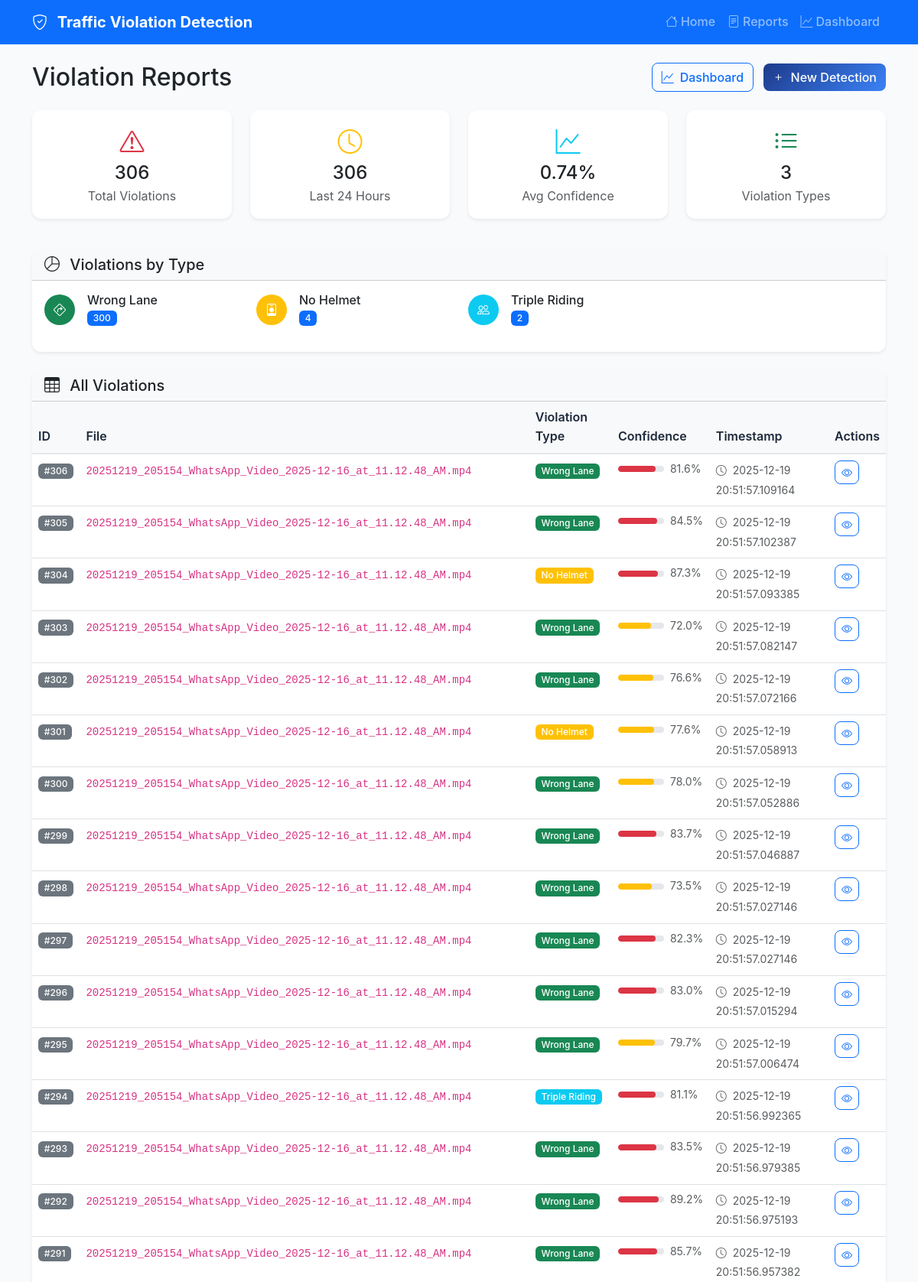
Page /reports (upper part) on the committed database.
### tables this page shows
CREATE TABLE violations (
            id INTEGER PRIMARY KEY AUTOINCREMENT,
            filename TEXT NOT NULL,
            violation_type TEXT NOT NULL,
            confidence REAL NOT NULL,
            timestamp DATETIME NOT NULL,
            result_image TEXT,
            created_at DATETIME DEFAULT CURRENT_TIMESTAMP
        );

### main.py (the view)
@app.route('/reports')
def reports():
    violations = get_violations()
    stats = get_violation_stats()
    return render_template('reports.html', violations=violations, stats=stats)

### database.py (called while the page is built)
def get_db_connection():
    conn = sqlite3.connect(DATABASE_PATH)
    conn.row_factory = sqlite3.Row
    return conn

def get_violations(filename: Optional[str] = None, limit: int = 100) -> List[Dict]:
    conn = get_db_connection()
    cursor = conn.cursor()
    if filename:
        cursor.execute('''
            SELECT * FROM violations
            WHERE filename = ?
            ORDER BY timestamp DESC
            LIMIT ?
        ''', (filename, limit))
    else:
        cursor.execute('''
            SELECT * FROM violations
            ORDER BY timestamp DESC
            LIMIT ?
        ''', (limit,))
    violations = []
    for row in cursor.fetchall():
        violations.append({
            'id': row['id'],
            'filename': row['filename'],
            'violation_type': row['violation_type'],
            'confidence': row['confidence'],
            'timestamp': row['timestamp'],
            'result_image': row['result_image']
        })
    conn.close()
    return violations

### templates/reports.html (shortened to what this page needs)
{% extends "base.html" %}
{% block content %}
<div class="container">
    <div class="row mb-4">
        <div class="col-12">
            <div class="d-flex justify-content-between align-items-center">
                <h2 class="mb-0">Violation Reports</h2>
                <div>
                    <a href="{{ url_for('dashboard') }}" class="btn btn-outline-primary me-2">
                        <i class="bi bi-graph-up me-2"></i>Dashboard
                    </a>
                    <a href="{{ url_for('home') }}" class="btn btn-primary">
                        <i class="bi bi-plus me-2"></i>New Detection
                    </a>
                </div>
            </div>
        </div>
    </div>
    <div class="row mb-4">
        <div class="col-md-3 mb-3">
            <div class="card border-0 shadow-sm">
                <div class="card-body text-center">
                    <i class="bi bi-exclamation-triangle text-danger fs-2 mb-2"></i>
                    <h4 class="mb-1">{{ stats.total_violations }}</h4>
                    <p class="text-muted mb-0">Total Violations</p>
                </div>
            </div>
        </div>
        <div class="col-md-3 mb-3">
            <div class="card border-0 shadow-sm">
                <div class="card-body text-center">
                    <i class="bi bi-clock text-warning fs-2 mb-2"></i>
                    <h4 class="mb-1">{{ stats.recent_violations }}</h4>
                    <p class="text-muted mb-0">Last 24 Hours</p>
                </div>
            </div>
        </div>
        <div class="col-md-3 mb-3">
            <div class="card border-0 shadow-sm">
                <div class="card-body text-center">
                    <i class="bi bi-graph-up text-info fs-2 mb-2"></i>
                    <h4 class="mb-1">{{ stats.avg_confidence }}%</h4>
                    <p class="text-muted mb-0">Avg Confidence</p>
                </div>
            </div>
        </div>
        <div class="col-md-3 mb-3">
            <div class="card border-0 shadow-sm">
                <div class="card-body text-center">
                    <i class="bi bi-list-ul text-success fs-2 mb-2"></i>
                    <h4 class="mb-1">{{ stats.violations_by_type|length }}</h4>
                    <p class="text-muted mb-0">Violation Types</p>
                </div>
            </div>
        </div>
    </div>
    {% if stats.violations_by_type %}
    <div class="row mb-4">
        <div class="col-12">
            <div class="card border-0 shadow-sm">
                <div class="card-header bg-light">
                    <h5 class="card-title mb-0">
                        <i class="bi bi-pie-chart me-2"></i>
                        Violations by Type
                    </h5>
                </div>
                <div class="card-body">
                    <div class="row">
                        {% for violation_type, count in stats.violations_by_type.items() %}
                        <div class="col-md-6 col-lg-3 mb-3">
                            <div class="d-flex align-items-center">
                                <div class="bg-{{ 'danger' if violation_type == 'red_light_jump' else 'warning' if violation_type == 'no_helmet' else 'info' if violation_type == 'triple_riding' else 'success' }} rounded-circle d-flex align-items-center justify-content-center me-3"
                                     style="width: 40px; height: 40px;">
                                    <i class="bi bi-{{ 'traffic-light' if violation_type == 'red_light_jump' else 'person-badge' if violation_type == 'no_helmet' else 'people' if violation_type == 'triple_riding' else 'sign-turn-right' }} text-white"></i>
                                </div>
                                <div>
                                    <h6 class="mb-0">{{ violation_type.replace('_', ' ').title() }}</h6>
                                    <span class="badge bg-primary">{{ count }}</span>
                                </div>
                            </div>
                        </div>
                        {% endfor %}
                    </div>
                </div>
            </div>
        </div>
    </div>
    {% endif %}
    <div class="row">
        <div class="col-12">
            <div class="card border-0 shadow-sm">
                <div class="card-header bg-light">
                    <h5 class="card-title mb-0">
                        <i class="bi bi-table me-2"></i>
                        All Violations
                    </h5>
                </div>
                <div class="card-body p-0">
                    {% if violations %}
                        <div class="table-responsive">
                            <table class="table table-hover mb-0">
                                <thead class="table-light">
                                    <tr>
                                        <th>ID</th>
                                        <th>File</th>
                                        <th>Violation Type</th>
                                        <th>Confidence</th>
                                        <th>Timestamp</th>
                                        <th>Actions</th>
                                    </tr>
                                </thead>
                                <tbody>
                                    {% for violation in violations %}
                                    <tr>
                                        <td>
                                            <span class="badge bg-secondary">#{{ violation.id }}</span>
                                        </td>
                                        <td>
                                            <code class="small">{{ violation.filename }}</code>
                                        </td>
                                        <td>
                                            <span class="badge bg-{{ 'danger' if violation.violation_type == 'red_light_jump' else 'warning' if violation.violation_type == 'no_helmet' else 'info' if violation.violation_type == 'triple_riding' else 'success' }}">
                                                {{ violation.violation_type.replace('_', ' ').title() }}
                                            </span>
                                        </td>
                                        <td>
                                            <div class="d-flex align-items-center">
                                                <div class="progress me-2" style="width: 60px; height: 8px;">
                                                    <div class="progress-bar bg-{{ 'danger' if violation.confidence > 0.8 else 'warning' if violation.confidence > 0.6 else 'info' }}"
                                                         style="width: {{ violation.confidence * 100 }}%"></div>
                                                </div>
                                                <small class="text-muted">{{ (violation.confidence * 100)|round(1) }}%</small>
                                            </div>
                                        </td>
                                        <td>
                                            <small class="text-muted">
                                                <i class="bi bi-clock me-1"></i>
                                                {{ violation.timestamp }}
                                            </small>
                                        </td>
                                        <td>
                                            {% if violation.result_image %}
                                            <button class="btn btn-sm btn-outline-primary"
                                                    onclick="viewImage('{{ violation.result_image }}')">
                                                <i class="bi bi-eye"></i>
                                            </button>
                                            {% endif %}
                                        </td>
                                    </tr>
                                    {% endfor %}
                                </tbody>
                            </table>
                        </div>
                    {% endif %}
                </div>
            </div>
        </div>
    </div>
</div>
{% endblock %}

### templates/base.html (shortened to what this page needs)
<!DOCTYPE html>
<html lang="en">
<head>
    <link href="https://cdn.jsdelivr.net/npm/bootstrap@5.3.0/dist/css/bootstrap.min.css" rel="stylesheet">
    <link href="https://cdn.jsdelivr.net/npm/bootstrap-icons@1.10.0/font/bootstrap-icons.css" rel="stylesheet">
    <link href="{{ url_for('static', filename='css/style.css') }}" rel="stylesheet">
</head>
<body>
    <nav class="navbar navbar-expand-lg navbar-dark bg-primary">
        <div class="container">
            <a class="navbar-brand fw-bold" href="{{ url_for('home') }}">
                <i class="bi bi-shield-check me-2"></i>
                Traffic Violation Detection
            </a>
            <div class="collapse navbar-collapse" id="navbarNav">
                <ul class="navbar-nav ms-auto">
                    <li class="nav-item">
                        <a class="nav-link" href="{{ url_for('home') }}">
                            <i class="bi bi-house me-1"></i>Home
                        </a>
                    </li>
                    <li class="nav-item">
                        <a class="nav-link" href="{{ url_for('reports') }}">
                            <i class="bi bi-file-text me-1"></i>Reports
                        </a>
                    </li>
                    <li class="nav-item">
                        <a class="nav-link" href="{{ url_for('dashboard') }}">
                            <i class="bi bi-graph-up me-1"></i>Dashboard
                        </a>
                    </li>
                </ul>
            </div>
        </div>
    </nav>
    <main class="container-fluid py-4">
        {% block content %}{% endblock %}
    </main>
</body>
</html>

### static/css/style.css (style rules this page uses)
:root { --primary-color: #1e3a8a; --secondary-color: #3b82f6; --success-color: #10b981; --warning-color: #f59e0b; --danger-color: #ef4444; --info-color: #06b6d4; --light-color: #f8fafc; --dark-color: #1e293b; }
body { font-family: 'Inter', -apple-system, BlinkMacSystemFont, 'Segoe UI', Roboto, sans-serif; background-color: #f8fafc; line-height: 1.6; }
.navbar-brand { font-weight: 700; font-size: 1.25rem; }
.navbar-nav .nav-link { font-weight: 500; transition: color 0.3s ease; }
.card { border-radius: 12px; transition: transform 0.2s ease, box-shadow 0.2s ease; }
.card-header { border-radius: 12px 12px 0 0 !important; font-weight: 600; }
.btn { border-radius: 8px; font-weight: 500; transition: all 0.3s ease; }
.btn-primary { background: linear-gradient(135deg, var(--primary-color), var(--secondary-color)); border: none; }
.progress { border-radius: 6px; background-color: #e5e7eb; }
.progress-bar { border-radius: 6px; }
.badge { font-weight: 500; border-radius: 6px; }
.table { border-radius: 8px; overflow: hidden; }
.table thead th { border-bottom: 2px solid #e5e7eb; font-weight: 600; color: var(--dark-color); }
.table tbody tr { transition: background-color 0.2s ease; }
.fade-in { animation: fadeIn 0.5s ease-in; }

### rows in the picture
violations: id "306", filename "20251219_205154_WhatsApp_Video_2025-12-16_at_11.12.48_AM.mp4", violation_type.replace "Wrong Lane", (violation.confidence*100)|round(1) "81.6", timestamp "2025-12-19 20:51:57.109164"
violations: id "305", filename "20251219_205154_WhatsApp_Video_2025-12-16_at_11.12.48_AM.mp4", violation_type.replace "Wrong Lane", (violation.confidence*100)|round(1) "84.5", timestamp "2025-12-19 20:51:57.102387"
violations: id "304", filename "20251219_205154_WhatsApp_Video_2025-12-16_at_11.12.48_AM.mp4", violation_type.replace "No Helmet", (violation.confidence*100)|round(1) "87.3", timestamp "2025-12-19 20:51:57.093385"
violations: id "303", filename "20251219_205154_WhatsApp_Video_2025-12-16_at_11.12.48_AM.mp4", violation_type.replace "Wrong Lane", (violation.confidence*100)|round(1) "72.0", timestamp "2025-12-19 20:51:57.082147"
violations: id "302", filename "20251219_205154_WhatsApp_Video_2025-12-16_at_11.12.48_AM.mp4", violation_type.replace "Wrong Lane", (violation.confidence*100)|round(1) "76.6", timestamp "2025-12-19 20:51:57.072166"
violations: id "301", filename "20251219_205154_WhatsApp_Video_2025-12-16_at_11.12.48_AM.mp4", violation_type.replace "No Helmet", (violation.confidence*100)|round(1) "77.6", timestamp "2025-12-19 20:51:57.058913"
violations: id "300", filename "20251219_205154_WhatsApp_Video_2025-12-16_at_11.12.48_AM.mp4", violation_type.replace "Wrong Lane", (violation.confidence*100)|round(1) "78.0", timestamp "2025-12-19 20:51:57.052886"
violations: id "299", filename "20251219_205154_WhatsApp_Video_2025-12-16_at_11.12.48_AM.mp4", violation_type.replace "Wrong Lane", (violation.confidence*100)|round(1) "83.7", timestamp "2025-12-19 20:51:57.046887"
violations: id "298", filename "20251219_205154_WhatsApp_Video_2025-12-16_at_11.12.48_AM.mp4", violation_type.replace "Wrong Lane", (violation.confidence*100)|round(1) "73.5", timestamp "2025-12-19 20:51:57.027146"
violations: id "297", filename "20251219_205154_WhatsApp_Video_2025-12-16_at_11.12.48_AM.mp4", violation_type.replace "Wrong Lane", (violation.confidence*100)|round(1) "82.3", timestamp "2025-12-19 20:51:57.027146"
violations: id "296", filename "20251219_205154_WhatsApp_Video_2025-12-16_at_11.12.48_AM.mp4", violation_type.replace "Wrong Lane", (violation.confidence*100)|round(1) "83.0", timestamp "2025-12-19 20:51:57.015294"
violations: id "295", filename "20251219_205154_WhatsApp_Video_2025-12-16_at_11.12.48_AM.mp4", violation_type.replace "Wrong Lane", (violation.confidence*100)|round(1) "79.7", timestamp "2025-12-19 20:51:57.006474"
violations: id "294", filename "20251219_205154_WhatsApp_Video_2025-12-16_at_11.12.48_AM.mp4", violation_type.replace "Triple Riding", (violation.confidence*100)|round(1) "81.1", timestamp "2025-12-19 20:51:56.992365"
violations: id "293", filename "20251219_205154_WhatsApp_Video_2025-12-16_at_11.12.48_AM.mp4", violation_type.replace "Wrong Lane", (violation.confidence*100)|round(1) "83.5", timestamp "2025-12-19 20:51:56.979385"
violations: id "292", filename "20251219_205154_WhatsApp_Video_2025-12-16_at_11.12.48_AM.mp4", violation_type.replace "Wrong Lane", (violation.confidence*100)|round(1) "89.2", timestamp "2025-12-19 20:51:56.975193"
violations: id "291", filename "20251219_205154_WhatsApp_Video_2025-12-16_at_11.12.48_AM.mp4", violation_type.replace "Wrong Lane", (violation.confidence*100)|round(1) "85.7", timestamp "2025-12-19 20:51:56.957382"

### other values in the picture
{{ stats.total_violations }} "306"
{{ stats.recent_violations }} "306"
{{ stats.avg_confidence }} "0.74"
{{ stats.violations_by_type|length }} "3"
{{ violation_type.replace('_', ' ').title() }} "Wrong Lane" "No Helmet" "Triple Riding"
{{ count }} "300" "4" "2"
